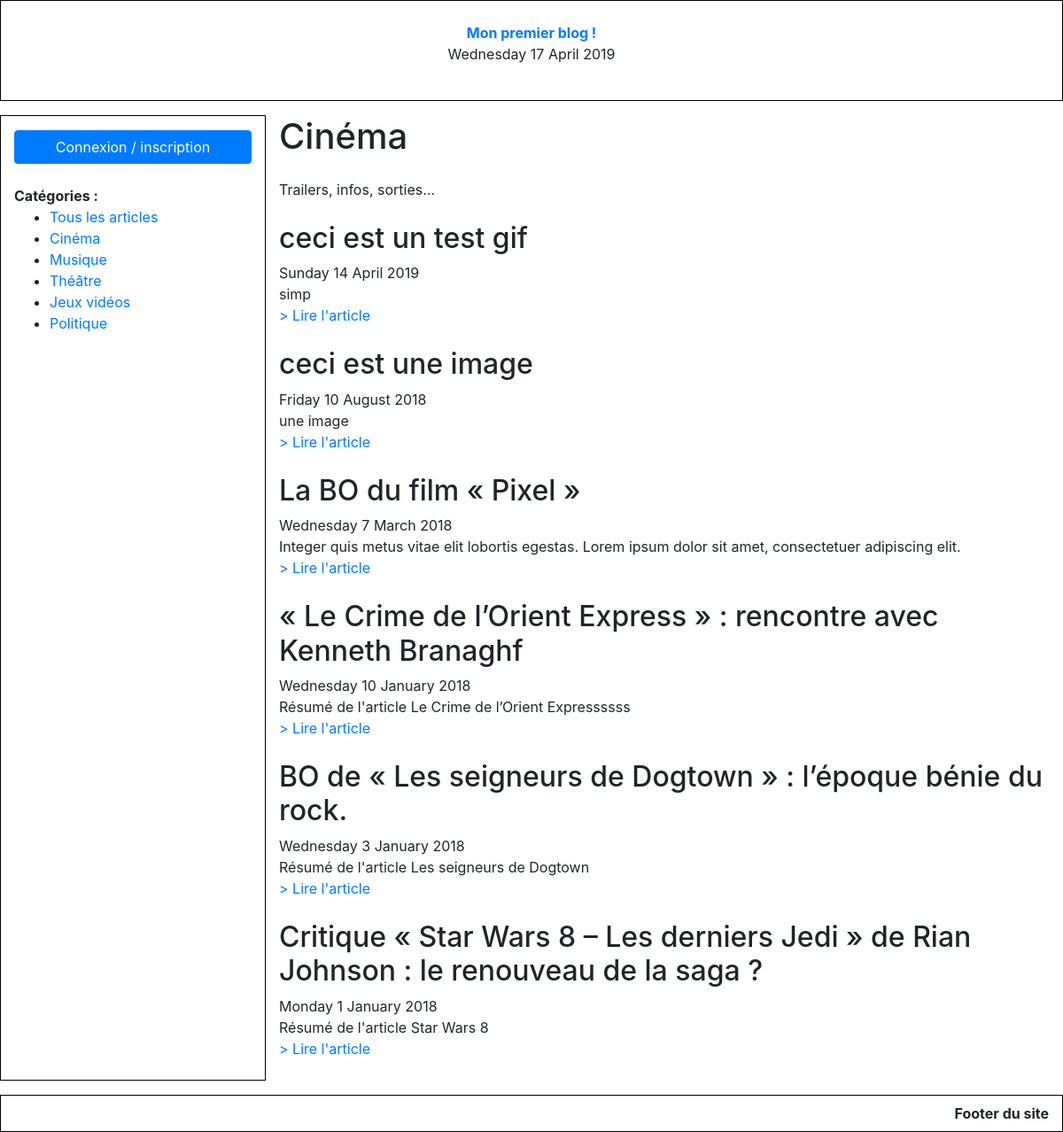
Screenshot of /article_list.php?category_id=1 with the database file from the repository.
### tables this page shows
CREATE TABLE IF NOT EXISTS `category` (
  `id` int(11) NOT NULL AUTO_INCREMENT,
  `name` varchar(255) NOT NULL,
  `description` text NOT NULL,
  `image` varchar(255) DEFAULT NULL,
  PRIMARY KEY (`id`)
);

CREATE TABLE IF NOT EXISTS `article_category` (
  `id` int(11) NOT NULL AUTO_INCREMENT,
  `article_id` int(11) NOT NULL,
  `category_id` int(11) NOT NULL,
  PRIMARY KEY (`id`)
);

CREATE TABLE IF NOT EXISTS `article` (
  `id` int(11) NOT NULL AUTO_INCREMENT,
  `title` varchar(255) NOT NULL,
  `published_at` date NOT NULL,
  `content` longtext NOT NULL,
  `summary` text NOT NULL,
  `is_published` tinyint(1) NOT NULL DEFAULT '1',
  `image` varchar(255) DEFAULT NULL,
  PRIMARY KEY (`id`)
);

### article_list.php (the view, shortened to what this page needs)
<?php require_once 'tools/common.php';
$db = connect();
if (isset($_GET['category_id'])) {
	$queryArticles = $db->prepare('SELECT ac.*, a.title as title, a.published_at as published_at, a.summary as summary, a.id as id
	  FROM article_category ac
	  JOIN article a
	  ON ac.article_id = a.id
	  WHERE category_id= ? AND published_at <= NOW()
	  ORDER BY published_at DESC ');
	$queryArticles->execute( array( $_GET['category_id'] ) );
	$queryCategory = $db->prepare('SELECT * FROM category WHERE id = ?');
	$queryCategory->execute( array( $_GET['category_id'] ) );
	$selectedCategory = $queryCategory->fetch();
}
$articles = $queryArticles->fetchAll();
?>
<!DOCTYPE html>
<html>
 <head>
   <?php require 'partials/head_assets.php'; ?>
 </head>
 <body class="article-list-body">
	<div class="container-fluid">
		<?php require 'partials/header.php'; ?>
		<div class="row my-3 article-list-content">
			<?php require('partials/nav.php'); ?>
			<main class="col-9">
				<section class="all_articles">
					<header>
						<?php if(isset($_GET['category_id'])): ?>
						<h1 class="mb-4"><?php echo $selectedCategory['name']; ?></h1>
						<?php else: ?>
						<h1 class="mb-4">Tous les articles :</h1>
						<?php endif; ?>
					</header>
                    <div class="category-description mb-4">
					<?php if(isset($_GET['category_id'])): ?>
					<?php echo $selectedCategory['description']; ?>
					</div>
					<?php endif; ?>
					<?php if(count($articles) > 0): ?>
						<?php foreach($articles as $key => $article): ?>
							<?php if( !isset($_GET['category_id']) OR ( isset($_GET['category_id']) AND $article['category_id'] == $_GET['category_id'] ) ): ?>
							<article class="mb-4">
								<h2><?php echo $article['title']; ?></h2>
								<span class="article-date">
									<?php echo strftime("%A %e %B %Y", strtotime($article['published_at'])); ?>
								</span>
								<div class="article-content">
									<?php echo $article['summary']; ?>
								</div>
								<a href="article.php?article_id=<?php echo $article['id']; ?>">> Lire l'article</a>
							</article>
							<?php endif; ?>
						<?php endforeach; ?>
					<?php else: ?>
						aucun article
					<?php endif; ?>
				</section>
			</main>
		</div>
		<?php require 'partials/footer.php'; ?>
	</div>
 </body>
</html>

### partials/nav.php
<?php
    $db = connect();
	$query = $db->query('SELECT * FROM category');
	$categories = $query->fetchAll();
?>
<nav class="col-3 py-2 categories-nav">
	<?php if(isset($_SESSION['user'])): ?>
	<p class="h2 text-center">Salut <?= $_SESSION['user']['firstname']; ?> !</p>
	<p>
		<a class="d-block btn btn-danger mb-4 mt-2" href="index.php?logout">Déconnexion</a>
		<?php if($_SESSION['user']['is_admin'] == 1): ?>
		<a class="d-block btn btn-warning mb-4 mt-2" href="admin/index.php">Administration</a>
		<?php endif; ?>
	</p>
	<?php else: ?>
	<a class="d-block btn btn-primary mb-4 mt-2" href="login-register.php">Connexion / inscription</a>
	<?php endif; ?>
	<b>Catégories :</b>
	<ul>
		<li><a href="article_list.php">Tous les articles</a></li>
		<?php foreach($categories as $category): ?>
		<li><a href="article_list.php?category_id=<?= $category['id']; ?>"><?= $category['name']; ?></a></li>
		<?php endforeach; ?>
	</ul>
</nav>

### css/main.css (style rules this page uses)
.main-header, .categories-nav, footer { border:1px solid black; }

### rows the page displays
category: name "Cinéma", description "Trailers, infos, sorties..."
category: name "Musique"
category: name "Théâtre"
category: name "Jeux vidéos"
category: name "Politique"
article_category: article.title "ceci est un test gif", article.published_at "Sunday 14 April 2019", article.summary "simp"
article_category: article.title "ceci est une image", article.published_at "Friday 10 August 2018", article.summary "une image"
article_category: article.title "La BO du film « Pixel »", article.published_at "Wednesday 7 March 2018", article.summary "Integer quis metus vitae elit lobortis egestas. Lorem ipsum dolor sit amet, consectetuer adipiscing elit."
article_category: article.title "« Le Crime de l’Orient Express » : rencontre avec Kenneth Branaghf", article.published_at "Wednesday 10 January 2018", article.summary "Résumé de l'article Le Crime de l’Orient Expressssss"
article_category: article.title "BO de « Les seigneurs de Dogtown » : l’époque bénie du rock.", article.published_at "Wednesday 3 January 2018", article.summary "Résumé de l'article Les seigneurs de Dogtown"
article_category: article.title "Critique « Star Wars 8 – Les derniers Jedi » de Rian Johnson : le renouveau de la saga ?", article.published_at "Monday 1 January 2018", article.summary "Résumé de l'article Star Wars 8"

### other values shown
strftime("%A %e %B %Y") "Wednesday 17 April 2019"
